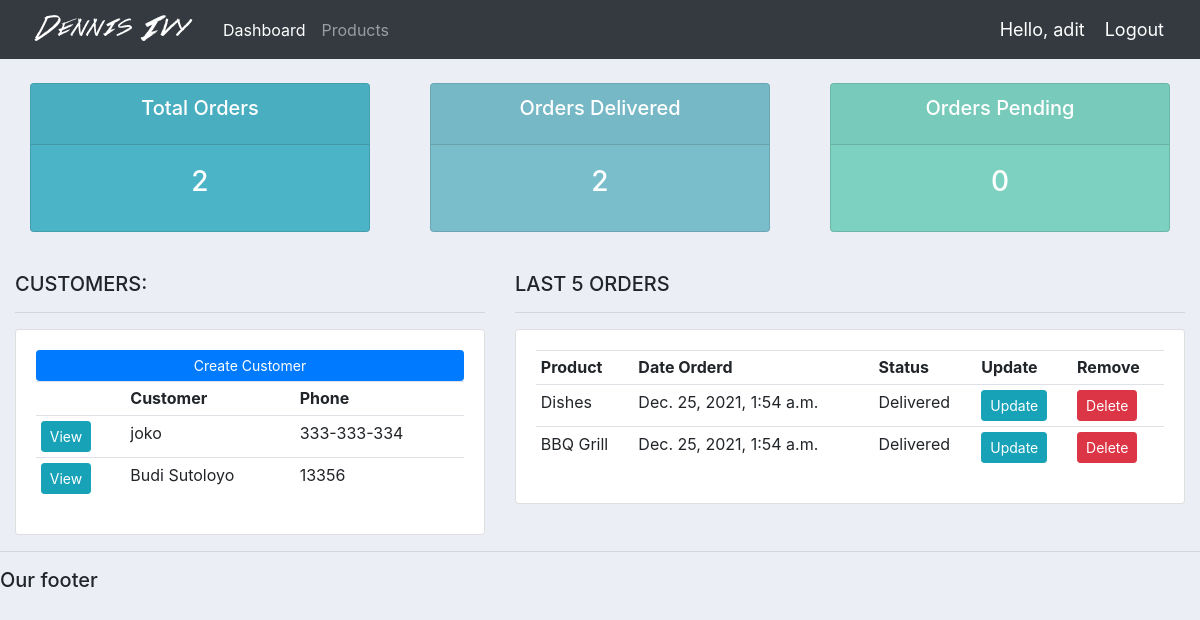
Page / (signed in) on the committed database.
### accounts/models.py (models this page shows, shortened)
class Customer(models.Model):
	user = models.OneToOneField(User, null=True, blank=True, on_delete=models.CASCADE)
	name = models.CharField(max_length=200, null=True)
	phone = models.CharField(max_length=200, null=True)
	email = models.CharField(max_length=200, null=True)
	profile_pic = models.ImageField(default="profile1.png", null=True, blank=True)
	date_created = models.DateTimeField(auto_now_add=True, null=True)

class Order(models.Model):
	STATUS = (
			('Pending', 'Pending'),
			('Out for delivery', 'Out for delivery'),
			('Delivered', 'Delivered'),
			)
	customer = models.ForeignKey(Customer, null=True, on_delete= models.SET_NULL)
	product = models.ForeignKey(Product, null=True, on_delete= models.SET_NULL)
	date_created = models.DateTimeField(auto_now_add=True, null=True)
	status = models.CharField(max_length=200, null=True, choices=STATUS)
	note = models.CharField(max_length=1000, null=True)

class Product(models.Model):
	CATEGORY = (
			('Indoor', 'Indoor'),
			('Out Door', 'Out Door'),
			)
	name = models.CharField(max_length=200, null=True)
	price = models.FloatField(null=True)
	category = models.CharField(max_length=200, null=True, choices=CATEGORY)
	description = models.CharField(max_length=200, null=True, blank=True)
	date_created = models.DateTimeField(auto_now_add=True, null=True)
	tags = models.ManyToManyField(Tag)
	def __str__(self):
		return self.name

### accounts/decorators.py (the view)
	def wrapper_function(request, *args, **kwargs):
		group = None
		if request.user.groups.exists():
			group = request.user.groups.all()[0].name
		if group == 'customer':
			return redirect('user-page')
		if group == 'admin':
			return view_func(request, *args, **kwargs)

### accounts/views.py (called while the page is built)
@login_required(login_url='login')
@admin_only
def home(request):
	orders = Order.objects.all()
	customers = Customer.objects.all()
	total_customers = customers.count()
	total_orders = orders.count()
	delivered = orders.filter(status='Delivered').count()
	pending = orders.filter(status='Pending').count()
	context = {'orders':orders, 'customers':customers,
	'total_orders':total_orders,'delivered':delivered,
	'pending':pending }
	return render(request, 'accounts/dashboard.html', context)

### accounts/templates/accounts/dashboard.html
{%  extends 'accounts/main.html' %}
{% block content %}
{%  include 'accounts/status.html' %}
<br>
<div class="row">
	<div class="col-md-5">
		<h5>CUSTOMERS:</h5>
		<hr>
		<div class="card card-body">
			<a class="btn btn-primary  btn-sm btn-block" href="">Create Customer</a>
			<table class="table table-sm">
				<tr>
					<th></th>
					<th>Customer</th>
					<th>Phone</th>
				</tr>
				{% for customer in customers %}
					<tr>
						<td><a class="btn btn-sm btn-info" href="{% url 'customer' customer.id %}">View</a></td>
						<td>{{customer.name}}</td>
						<td>{{customer.phone}}</td>
					</tr>
				{% endfor %}
			</table>
		</div>
	</div>
	<div class="col-md-7">
		<h5>LAST 5 ORDERS</h5>
		<hr>
		<div class="card card-body">
			<table class="table table-sm">
				<tr>
					<th>Product</th>
					<th>Date Orderd</th>
					<th>Status</th>
					<th>Update</th>
					<th>Remove</th>
				</tr>
				{% for order in orders %}
					<tr>
						<td>{{order.product}}</td>
						<td>{{order.date_created}}</td>
						<td>{{order.status}}</td>
						<td><a class="btn btn-sm btn-info" href="{% url 'update_order' order.id %}">Update</a></td>
						<td><a class="btn btn-sm btn-danger" href="{% url 'delete_order' order.id %}">Delete</a></td>
					</tr>
				{% endfor %}
			</table>
		</div>
	</div>
</div>
{% endblock %}

### accounts/templates/accounts/main.html (shortened to what this page needs)
{% load static %}
<!DOCTYPE html>
<html>
<head>
	<link rel="stylesheet" href="https://stackpath.bootstrapcdn.com/bootstrap/4.3.1/css/bootstrap.min.css">
	<link rel="stylesheet" type="text/css" href="{% static '/css/main.css' %}">
</head>
<body>
	{%  include 'accounts/navbar.html' %}
	<div class="container-fluid">
	{% block content %}
	{% endblock %}
    </div>
	<hr>
	<h5>Our footer</h5>
</body>
</html>

### accounts/templates/accounts/navbar.html (shortened to what this page needs)
{% load static %}
<nav class="navbar navbar-expand-lg navbar-dark bg-dark">
 <img src="{% static 'images/logo.png' %}">
  <div class="collapse navbar-collapse" id="navbarNav">
    <ul class="navbar-nav">
      {% if request.user.is_staff %}
      <li class="nav-item active">
        <a class="nav-link" href="{% url 'home' %}">Dashboard</a>
      </li>
      <li class="nav-item">
        <a class="nav-link" href="{% url 'products' %}">Products</a>
      </li>
      {% else %}
       <li class="nav-item">
        <a class="nav-link" href="{% url 'account' %}">Settings</a>
      </li>
      {% endif %}
    </ul>
  </div>
  <span class="hello-msg">Hello, {{request.user}}</span>
  <span ><a  class="hello-msg" href="{% url 'logout' %}">Logout</a></span>
</nav>

### accounts/templates/accounts/status.html
<br>
<div class="row">
	<div class="col">
		<div class="col-md">
			<div class="card text-center text-white  mb-3" id="total-orders">
			  	<div class="card-header">
			  		<h5 class="card-title">Total Orders</h5>
			  	</div>
			  	<div class="card-body">
			    	<h3 class="card-title">{{total_orders}}</h3>
			  	</div>
			</div>
		</div>
	</div>
	<div class="col">
		<div class="col-md">
			<div class="card text-center text-white  mb-3" id="orders-delivered">
			  	<div class="card-header">
			  		<h5 class="card-title">Orders Delivered</h5>
			  	</div>
			  	<div class="card-body">
			    	<h3 class="card-title">{{delivered}}</h3>
			  	</div>
			</div>
		</div>
	</div>
	<div class="col">
		<div class="col-md">
			<div class="card text-center text-white  mb-3" id="orders-pending">
			  	<div class="card-header">
			  		<h5 class="card-title">Orders Pending</h5>
			  	</div>
			  	<div class="card-body">
			    	<h3 class="card-title">{{pending}}</h3>
			  	</div>
			</div>
		</div>
	</div>
</div>

### static/css/main.css (style rules this page uses)
body { background-color: #ebeff5; }
#total-orders { background-color: #4cb4c7; }
#orders-delivered { background-color: #7abecc; }
#orders-pending { background-color: #7CD1C0; }

### accounts/templates/accounts/navbar.html (style rules this page uses)
.hello-msg { font-size: 18px; color: #fff; margin-right: 20px; }

### rows in the picture
Customer: name "joko", phone "333-333-334"
Customer: name "Budi Sutoloyo", phone "13356"
Order: product "Dishes", date_created "Dec. 25, 2021, 1:54 a.m.", status "Delivered"
Order: product "BBQ Grill", date_created "Dec. 25, 2021, 1:54 a.m.", status "Delivered"

### other values in the picture
{{ request.user }} "adit"
{{ total_orders }} "2"
{{ delivered }} "2"
{{ pending }} "0"
